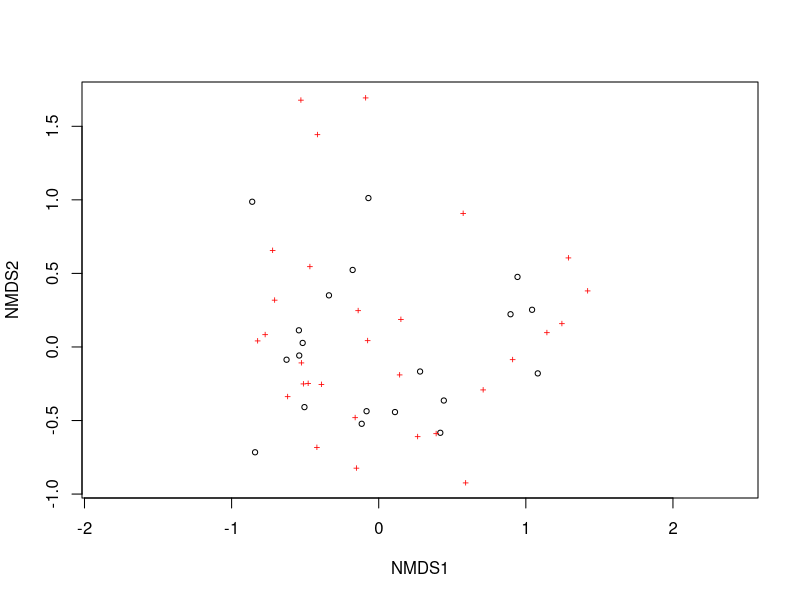
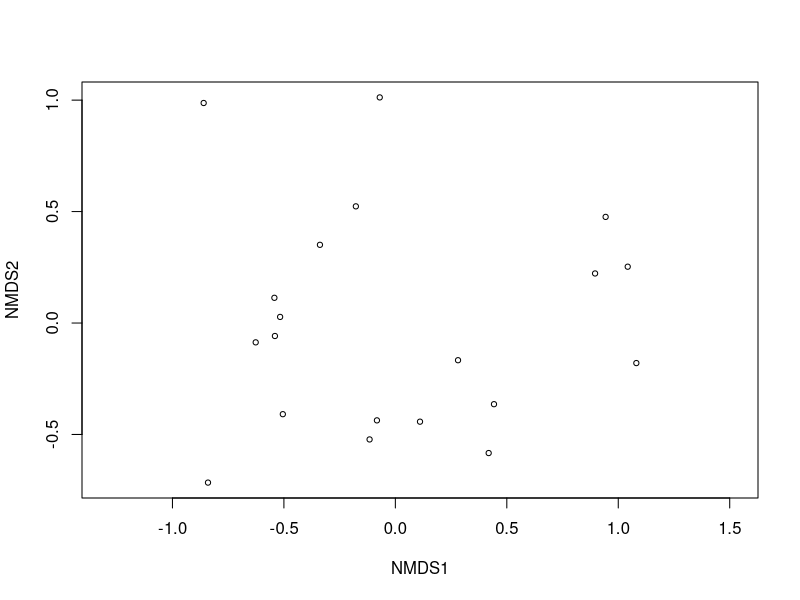
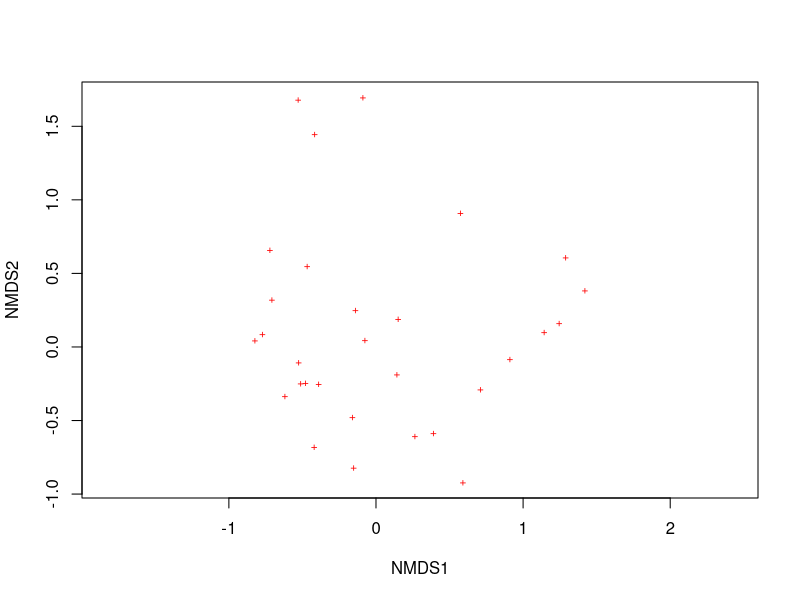
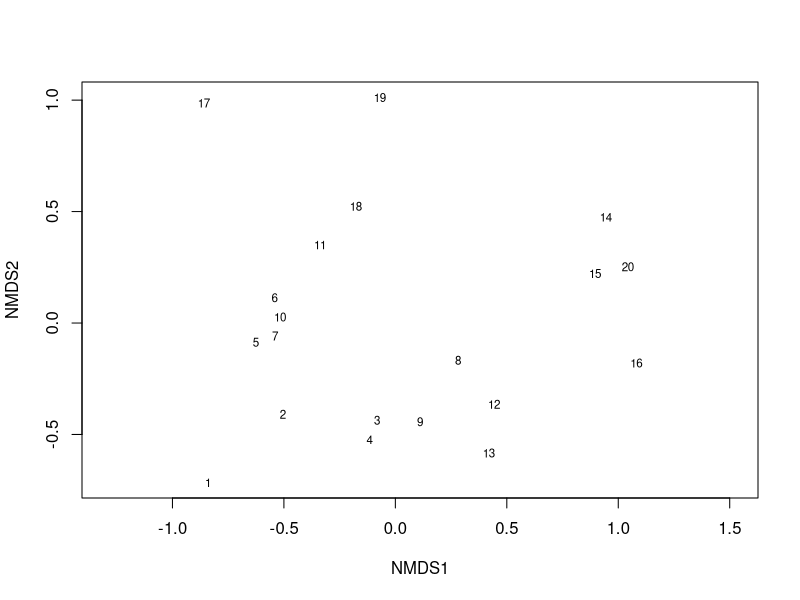
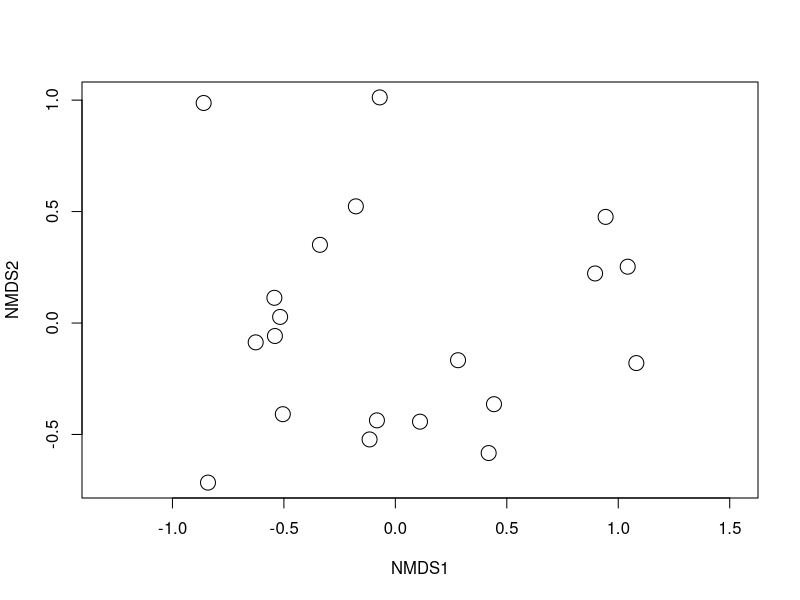
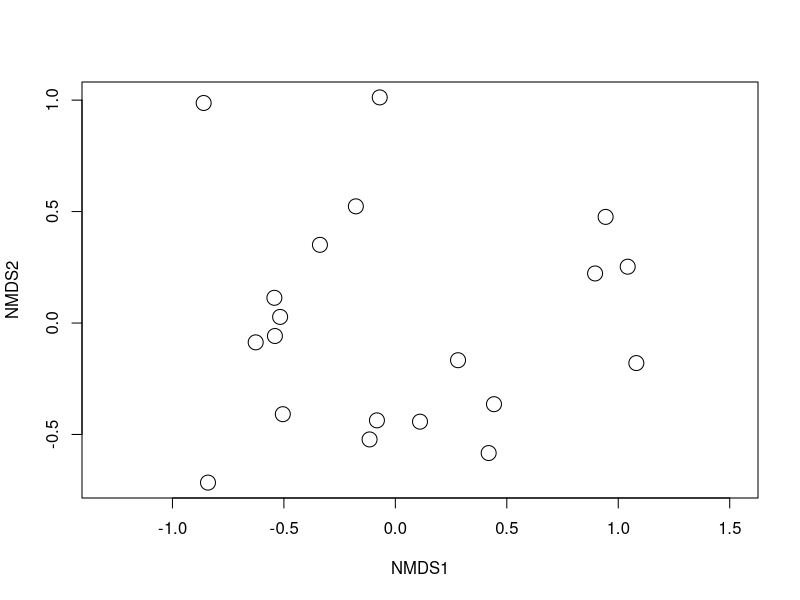
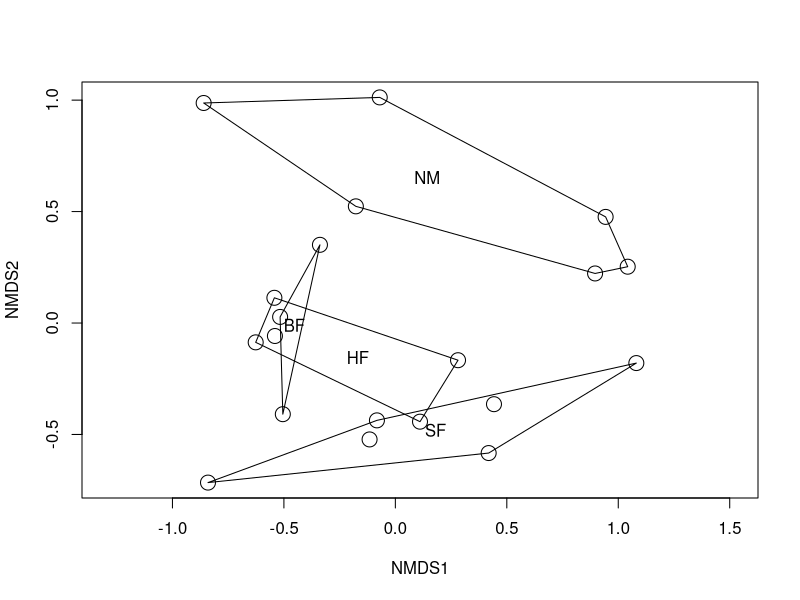
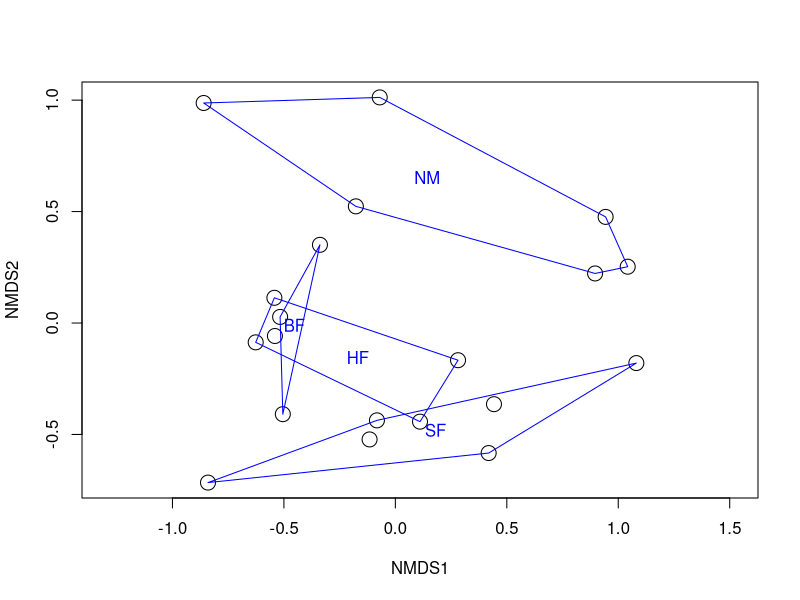

R code for these plots, in order:
## ---- chunk 1
knitr::opts_chunk$set(comment = "", cache = TRUE)
## ---- chunk 2
library("vegan")
data(dune)
data(dune.env)
## ---- chunk 3
head(dune[,1:10], n=3)
## ---- chunk 4
head(dune.env, n=3)
## ---- chunk 5
dune.bray.ord <- metaMDS(dune, distance = "bray", k = 2, trymax = 50)
## ---- chunk 6
plot(dune.bray.ord)
## ---- chunk 7
plot(dune.bray.ord, display = "sites")
## ---- chunk 8
plot(dune.bray.ord, display = "species")
## ---- chunk 9
plot(dune.bray.ord, display = "sites", type = "t")
## ---- chunk 10
plot(dune.bray.ord, display = "sites", cex=2)
## ---- chunk 11
# Just points
plot(dune.bray.ord, display = "sites", cex=2)
## ---- chunk 12
plot(dune.bray.ord, display = "sites", cex=2)
ordihull(dune.bray.ord,groups = dune.env$Management, label = TRUE)
## ---- chunk 13
plot(dune.bray.ord, display = "sites", cex=2)
ordihull(dune.bray.ord,groups = dune.env$Management, label = TRUE, col = "blue")
## ---- chunk 14
plot(dune.bray.ord, display = "sites", cex=2)
ordihull(dune.bray.ord,groups = dune.env$Management, label = TRUE, col = "blue")
ordispider(dune.bray.ord,groups = dune.env$Management, label = TRUE)
## ---- chunk 15
plot(dune.bray.ord, display = "sites", cex=2)
ordispider(dune.bray.ord,groups = dune.env$Management, label = TRUE)
## ---- chunk 16
plot(dune.bray.ord, type = "n")
## ---- chunk 17
plot(dune.bray.ord, type = "n")
points(dune.bray.ord,display = "sites", cex = 2)
## ---- chunk 18
plot(dune.bray.ord, type = "n")
points(dune.bray.ord,display = "sites", cex = 2)
ordispider(dune.bray.ord,groups = dune.env$Management, label = TRUE)
